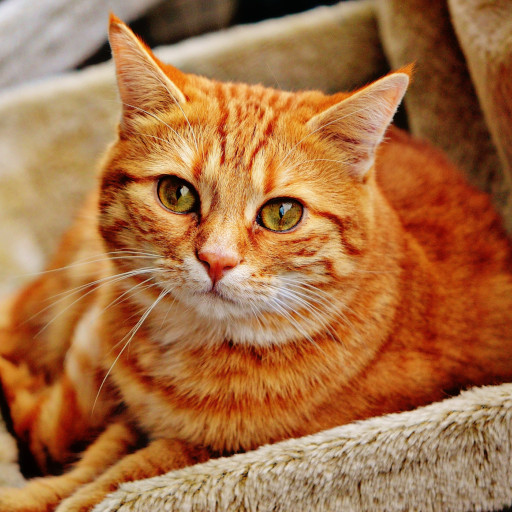
#> input picture data/cat.jpg, 512 x 512 px
$ python fourier2d.py
#> lines starting #> are read from the running program, lines starting #| are printed output that depends on the picture
"""2D Fourier plots/images."""

import os

import cv2
from matplotlib.backends.backend_agg import FigureCanvasAgg as FigureCanvas
import matplotlib.pyplot as plt
import numpy as np
import scenepic as sp


def _fft2(image):
    image_freq = np.fft.fft2(np.fft.ifftshift(image))
    image_freq = np.fft.fftshift(image_freq)
    return image_freq


def _ifft2(image_freq):
    image = np.fft.ifft2(np.fft.ifftshift(image_freq))
    image = np.fft.fftshift(image)
    return image.real


def _save(path, image, normalize=False):
    if normalize:
        image = (image - image.min()) / (image.max() - image.min())

    image = (image * 255).astype(np.uint8)
    cv2.imwrite(path, image)


def _main():
    script_dir = os.path.dirname(__file__)
    image = cv2.imread(os.path.join(script_dir, "..", "data", "cat.jpg"))
#> image is the input picture: shape (512, 512, 3); mean B, G, R 67.8, 111.6, 166.4
    image = cv2.cvtColor(image, cv2.COLOR_BGR2GRAY) / 255
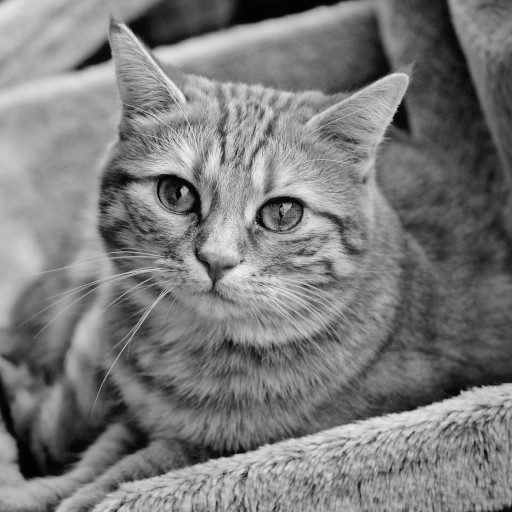
#> image: shape (512, 512) float64; min 0, max 0.957, mean 0.482

    image_freq = _fft2(image)

    _save("image.png", image)
    _save("image_freq.png", np.log(np.abs(image_freq)), True)
#> call 2 of _save, with path = 'image_freq.png', normalize = True
#> in _save (call 2), `image = (image - image.min()) / (image.max() - image.min())`:
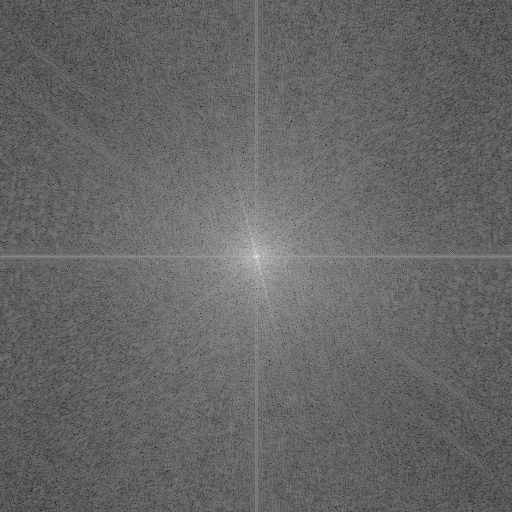
#> image: shape (512, 512) float64; min 0, max 1, mean 0.402

    image_freq_flat = image_freq.reshape(-1)
    order = np.argsort(np.abs(image_freq_flat))[::-1]
    i_vals = order // image_freq.shape[1]
    j_vals = order % image_freq.shape[1]

    width, height = 1280, 720
    fig = plt.figure(figsize=(width / 100, height / 100), dpi=100)
    canvas = FigureCanvas(fig)
    basis_ax = fig.add_subplot(121)
    recon_ax = fig.add_subplot(122)

    max_num_freqs = 20000
    num_frames = 60

    stops = np.exp(np.linspace(0, np.log(max_num_freqs), num_frames)).astype(np.int32)
    stops[-1] = max_num_freqs
    with sp.VideoWriter("recon2d.mp4", (width, height), framerate=2) as writer:
        for start, end in zip(stops[:-1], stops[1:]):
            if start == end:
                continue

            subset = np.zeros_like(image_freq)
            subset[i_vals[start:end],
                   j_vals[start:end]] = image_freq[i_vals[start:end],
                                                   j_vals[start:end]]
            subset[-i_vals[start:end],
                   -j_vals[start:end]] = image_freq[-i_vals[start:end],
                                                    -j_vals[start:end]]

            basis_ax.cla()
            basis_ax.imshow(_ifft2(subset))
            basis_ax.set_title("Basis {} to {}".format(start, end))

            subset[i_vals[:start],
                   j_vals[:start]] = image_freq[i_vals[:start],
                                                j_vals[:start]]
            subset[-i_vals[:start],
                   -j_vals[:start]] = image_freq[-i_vals[:start],
                                                 -j_vals[:start]]

            recon_ax.cla()
            recon_ax.imshow(_ifft2(subset), cmap="gray")
            recon_ax.set_title("Reconstruction")
            fig.tight_layout()
            canvas.draw()
            buf = canvas.buffer_rgba()
            pixels = np.asarray(buf)[..., :3]
            pixels = cv2.cvtColor(pixels, cv2.COLOR_RGB2BGR)
            cv2.imshow("progress", pixels)
            writer.frame[:] = pixels
            writer.write_frame()

            cv2.waitKey(1)


if __name__ == "__main__":
    _main()
#> (the call stopped at in _main, `with sp.VideoWriter("recon2d.mp4", (width, height), framerate=2) as wr..`: scenepic is not available in this run)

$ run again, with data/garden.jpg copied over data/cat.jpg
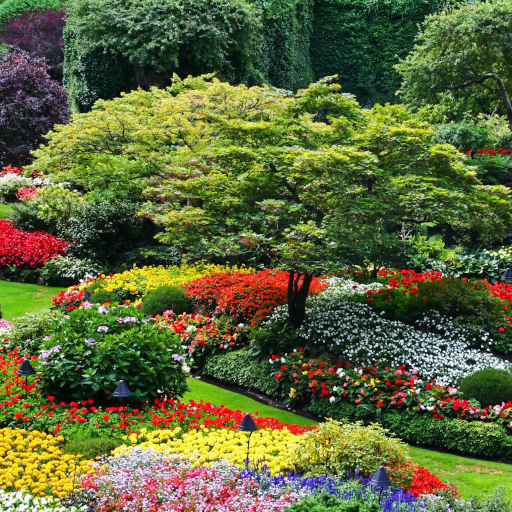
#> input picture data/garden.jpg, 512 x 512 px
#> in _main, image is the input picture: shape (512, 512, 3); mean B, G, R 57.1, 102.5, 94
#> in _main, `image = cv2.cvtColor(image, cv2.COLOR_BGR2GRAY) / 255`:
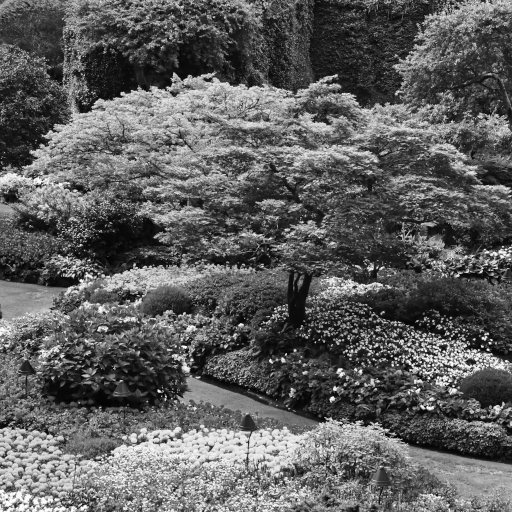
#> image: shape (512, 512) float64; min 0.0118, max 0.996, mean 0.372
#> in _save (call 2), `image = (image - image.min()) / (image.max() - image.min())`:
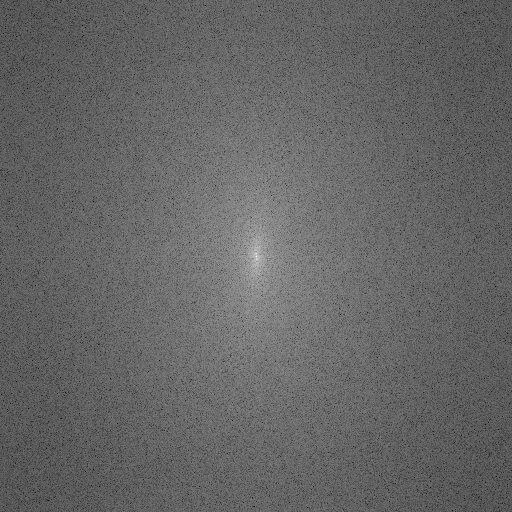
#> image: shape (512, 512) float64; min 0, max 1, mean 0.399

$ run again, with data/sea.jpg copied over data/cat.jpg
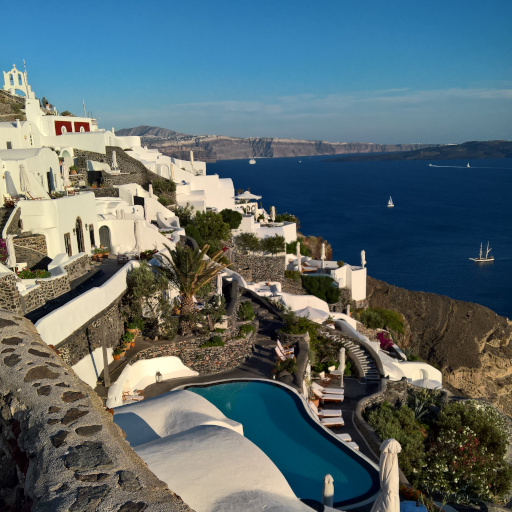
#> input picture data/sea.jpg, 512 x 512 px
#> in _main, image is the input picture: shape (512, 512, 3); mean B, G, R 110.6, 106.8, 90.2
#> in _main, `image = cv2.cvtColor(image, cv2.COLOR_BGR2GRAY) / 255`:
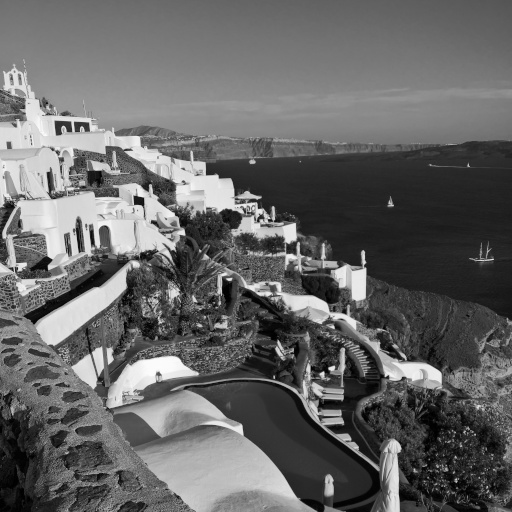
#> image: shape (512, 512) float64; min 0, max 0.988, mean 0.401
#> in _save (call 2), `image = (image - image.min()) / (image.max() - image.min())`:
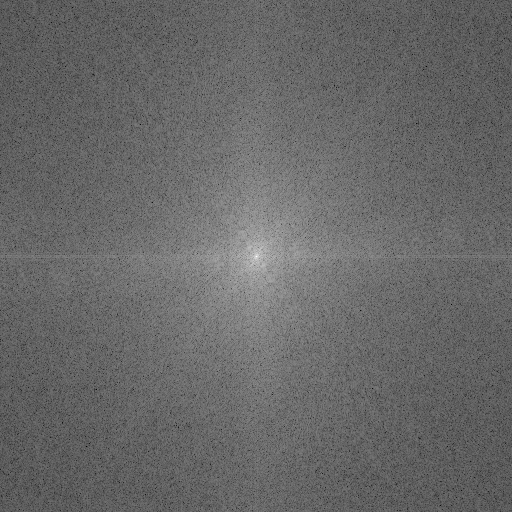
#> image: shape (512, 512) float64; min 0, max 1, mean 0.41
